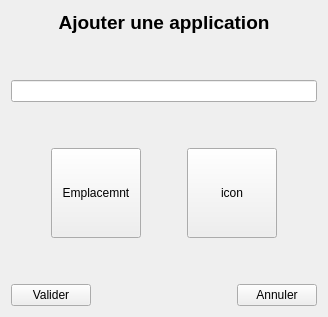
         <widget class="QWidget" name="addpcapp">
          <layout class="QVBoxLayout" name="verticalLayout_9">
           <item>
            <widget class="QLabel" name="LINDICATIONAPPADDPC">
             <property name="font">
              <font>
               <pointsize>14</pointsize>
               <bold>true</bold>
              </font>
             </property>
             <property name="text">
              <string>Ajouter une application</string>
             </property>
             <property name="alignment">
              <set>Qt::AlignmentFlag::AlignCenter</set>
             </property>
            </widget>
           </item>
           <item>
            <spacer name="verticalSpacer_18">
             <property name="orientation">
              <enum>Qt::Orientation::Vertical</enum>
             </property>
             <property name="sizeHint" stdset="0">
              <size>
               <width>20</width>
               <height>40</height>
              </size>
             </property>
            </spacer>
           </item>
           <item>
            <widget class="QLineEdit" name="IDC_LINENAMEAPPLICATINPC"/>
           </item>
           <item>
            <spacer name="verticalSpacer_16">
             <property name="orientation">
              <enum>Qt::Orientation::Vertical</enum>
             </property>
             <property name="sizeHint" stdset="0">
              <size>
               <width>20</width>
               <height>40</height>
              </size>
             </property>
            </spacer>
           </item>
           <item>
            <layout class="QHBoxLayout" name="horizontalLayout_7">
             <item>
              <spacer name="horizontalSpacer_14">
               <property name="orientation">
                <enum>Qt::Orientation::Horizontal</enum>
               </property>
               <property name="sizeHint" stdset="0">
                <size>
                 <width>40</width>
                 <height>20</height>
                </size>
               </property>
              </spacer>
             </item>
             <item>
              <widget class="QPushButton" name="IDC_SETAPPPC">
               <property name="minimumSize">
                <size>
                 <width>90</width>
                 <height>90</height>
                </size>
               </property>
               <property name="maximumSize">
                <size>
                 <width>90</width>
                 <height>90</height>
                </size>
               </property>
               <property name="text">
                <string>Emplacemnt</string>
               </property>
              </widget>
             </item>
             <item>
              <spacer name="horizontalSpacer_12">
               <property name="orientation">
                <enum>Qt::Orientation::Horizontal</enum>
               </property>
               <property name="sizeHint" stdset="0">
                <size>
                 <width>40</width>
                 <height>20</height>
                </size>
               </property>
              </spacer>
             </item>
             <item>
              <widget class="QPushButton" name="IDC_ICONAPPPC">
               <property name="minimumSize">
                <size>
                 <width>90</width>
                 <height>90</height>
                </size>
               </property>
               <property name="maximumSize">
                <size>
                 <width>90</width>
                 <height>90</height>
                </size>
               </property>
               <property name="text">
                <string>icon</string>
               </property>
              </widget>
             </item>
             <item>
              <spacer name="horizontalSpacer_15">
               <property name="orientation">
                <enum>Qt::Orientation::Horizontal</enum>
               </property>
               <property name="sizeHint" stdset="0">
                <size>
                 <width>40</width>
                 <height>20</height>
                </size>
               </property>
              </spacer>
             </item>
            </layout>
           </item>
           <item>
            <spacer name="verticalSpacer_17">
             <property name="orientation">
              <enum>Qt::Orientation::Vertical</enum>
             </property>
             <property name="sizeHint" stdset="0">
              <size>
               <width>20</width>
               <height>40</height>
              </size>
             </property>
            </spacer>
           </item>
           <item>
            <layout class="QHBoxLayout" name="horizontalLayout_8">
             <item>
              <widget class="QPushButton" name="IDC_VALIDERAPPPC">
               <property name="text">
                <string>Valider</string>
               </property>
              </widget>
             </item>
             <item>
              <spacer name="horizontalSpacer_13">
               <property name="orientation">
                <enum>Qt::Orientation::Horizontal</enum>
               </property>
               <property name="sizeHint" stdset="0">
                <size>
                 <width>40</width>
                 <height>20</height>
                </size>
               </property>
              </spacer>
             </item>
             <item>
              <widget class="QPushButton" name="IDC_CANCELAPPPC">
               <property name="text">
                <string>Annuler</string>
               </property>
              </widget>
             </item>
            </layout>
           </item>
          </layout>
         </widget>
